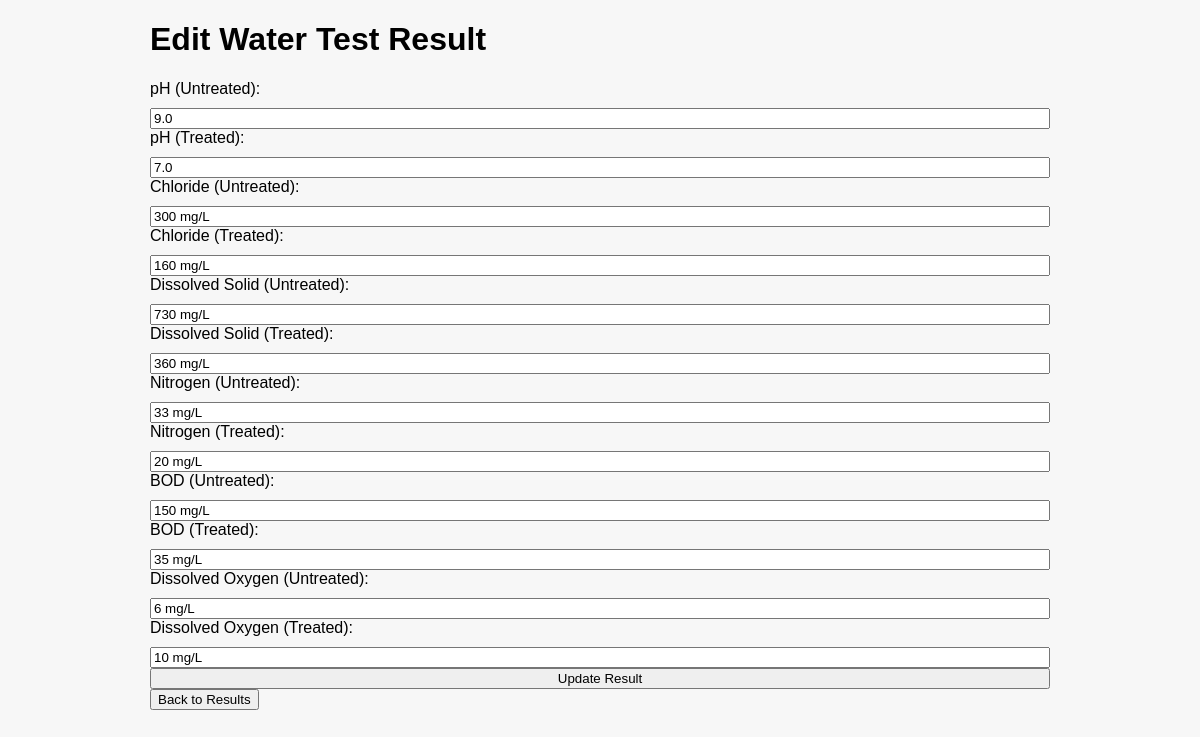
The page /edit_result/3 (signed in) on the database its author committed.
### tables this page shows
CREATE TABLE results (
            id INTEGER PRIMARY KEY AUTOINCREMENT,
            ph_untreated REAL,
            ph_treated REAL,
            chloride_untreated REAL,
            chloride_treated REAL,
            solid_untreated REAL,
            solid_treated REAL,
            nitrogen_untreated REAL,
            nitrogen_treated REAL,
            bod_untreated REAL,
            bod_treated REAL,
            oxygen_untreated REAL,
            oxygen_treated REAL
        );

### app.py (the view, shortened to what this page needs)
@app.route('/edit_result/<int:result_id>', methods=['GET', 'POST'])
def edit_result(result_id):
    if 'user' not in session:
        return redirect(url_for('login'))
    conn = sqlite3.connect('wastewater.db')
    cursor = conn.cursor()
    cursor.execute('SELECT * FROM results WHERE id = ?', (result_id,))
    result = cursor.fetchone()
    conn.close()
    return render_template('edit_result.html', result=result)

### templates/edit_result.html (shortened to what this page needs)
<!DOCTYPE html>
<html lang="en">
<head>
    <link rel="stylesheet" href="{{ url_for('static', filename='style.css') }}">
</head>
<body>
    <div class="container">
        <h1>Edit Water Test Result</h1>
        <form method="post">
            <label for="ph_untreated">pH (Untreated):</label>
            <input type="text" id="ph_untreated" name="ph_untreated" value="{{ result[1] }}" required>
            <label for="ph_treated">pH (Treated):</label>
            <input type="text" id="ph_treated" name="ph_treated" value="{{ result[2] }}" required>
            <label for="chloride_untreated">Chloride (Untreated):</label>
            <input type="text" id="chloride_untreated" name="chloride_untreated" value="{{ result[3] }}" required>
            <label for="chloride_treated">Chloride (Treated):</label>
            <input type="text" id="chloride_treated" name="chloride_treated" value="{{ result[4] }}" required>
            <label for="solid_untreated">Dissolved Solid (Untreated):</label>
            <input type="text" id="solid_untreated" name="solid_untreated" value="{{ result[5] }}" required>
            <label for="solid_treated">Dissolved Solid (Treated):</label>
            <input type="text" id="solid_treated" name="solid_treated" value="{{ result[6] }}" required>
            <label for="nitrogen_untreated">Nitrogen (Untreated):</label>
            <input type="text" id="nitrogen_untreated" name="nitrogen_untreated" value="{{ result[7] }}" required>
            <label for="nitrogen_treated">Nitrogen (Treated):</label>
            <input type="text" id="nitrogen_treated" name="nitrogen_treated" value="{{ result[8] }}" required>
            <label for="bod_untreated">BOD (Untreated):</label>
            <input type="text" id="bod_untreated" name="bod_untreated" value="{{ result[9] }}" required>
            <label for="bod_treated">BOD (Treated):</label>
            <input type="text" id="bod_treated" name="bod_treated" value="{{ result[10] }}" required>
            <label for="oxygen_untreated">Dissolved Oxygen (Untreated):</label>
            <input type="text" id="oxygen_untreated" name="oxygen_untreated" value="{{ result[11] }}" required>
            <label for="oxygen_treated">Dissolved Oxygen (Treated):</label>
            <input type="text" id="oxygen_treated" name="oxygen_treated" value="{{ result[12] }}" required>
            <button type="submit">Update Result</button>
        </form>
        <a href="{{ url_for('show_results') }}"><button>Back to Results</button></a>
    </div>
</body>
</html>

### static/style.css (style rules this page uses)
body { font-family: Arial, sans-serif; }
.container { max-width: 800px; margin: 0 auto; }
form { display: flex; flex-direction: column; }
form label { margin-bottom: 10px; }
body { font-family: 'Arial', sans-serif; background-color: #f7f7f7; }
.container { max-width: 900px; }

### rows shown on the page
results: ph_untreated "9.0", ph_treated "7.0", chloride_untreated "300 mg/L", chloride_treated "160 mg/L", solid_untreated "730 mg/L", solid_treated "360 mg/L", nitrogen_untreated "33 mg/L", nitrogen_treated "20 mg/L", bod_untreated "150 mg/L", bod_treated "35 mg/L", oxygen_untreated "6 mg/L", oxygen_treated "10 mg/L"
